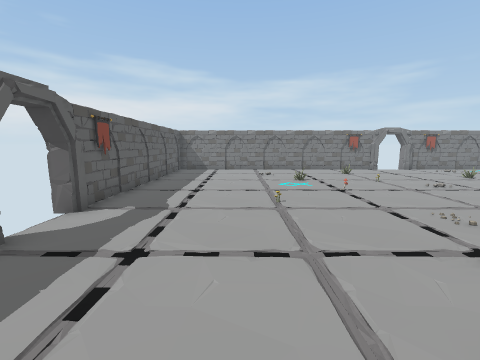
View 1 (above)

16 first-person views from a walk through a scene from a Unity 3-D project. The camera is 1.5 m above the floor, tilts 8° down and sees 90° across. The floor is counted in squares, 1 m on a side. Each view is taken from the middle of a square. On the plan, view 1 faces up. The plan holds only what a view shows up to about 13 squares ahead; the rest is blank. The player character is not drawn. Some animated figures are left out.

View 2
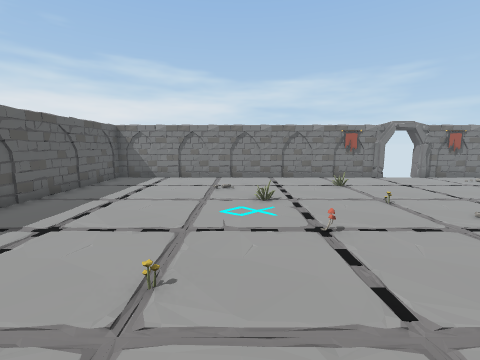

View 3
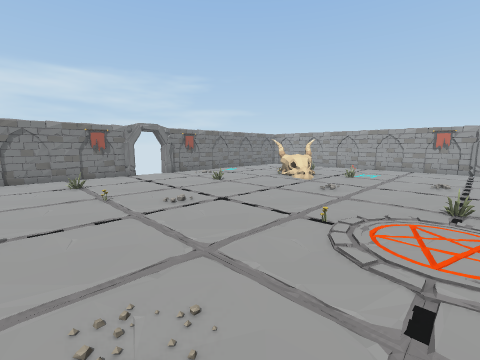

View 4
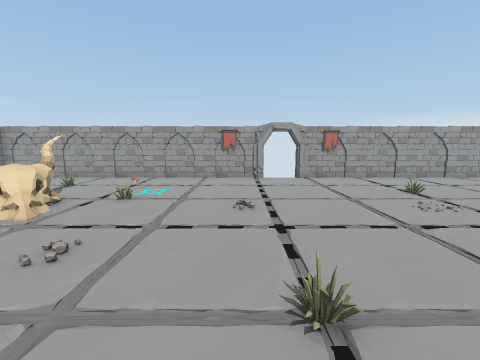

View 5
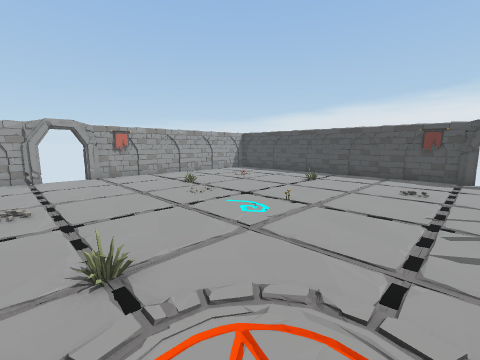

View 6
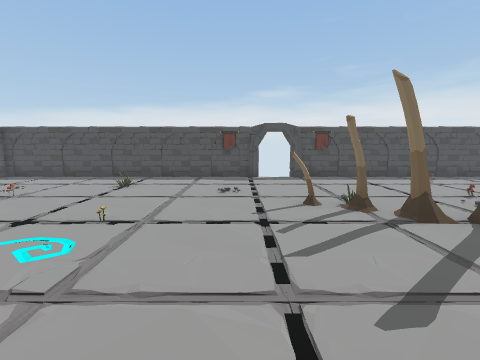

View 7
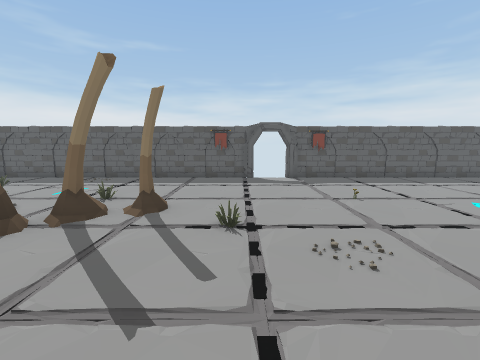

View 8
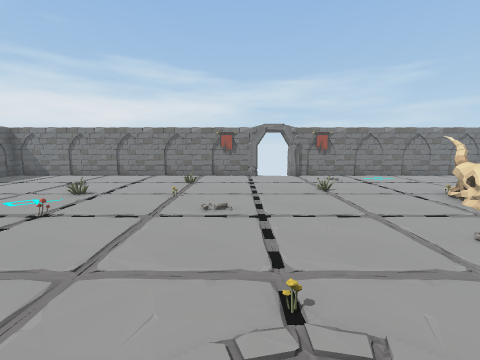

View 9
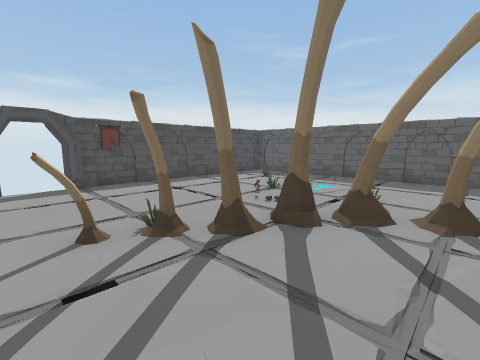

View 10
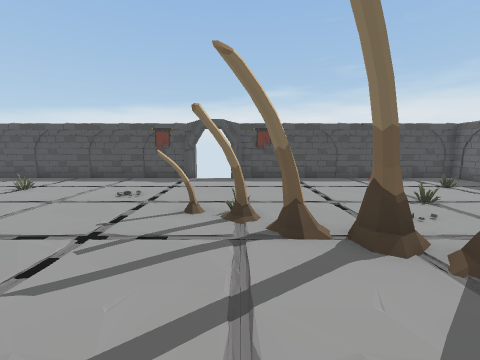

View 11
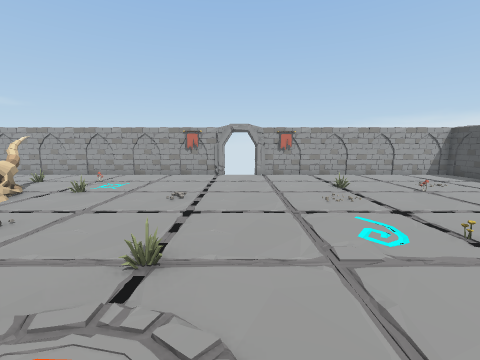

View 12
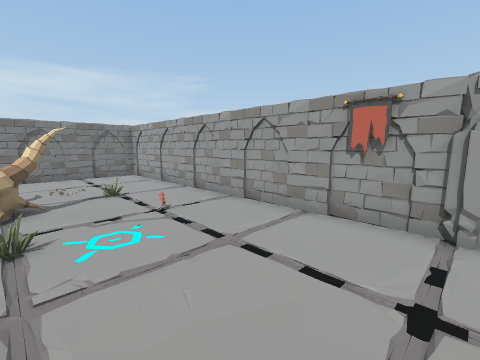

View 13
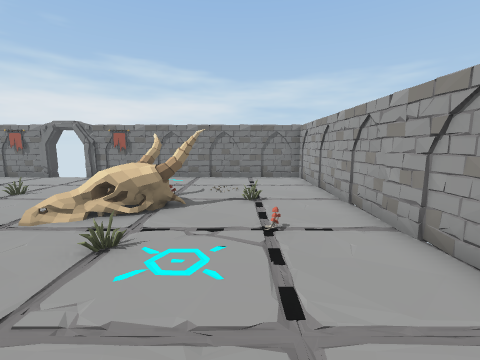

View 14
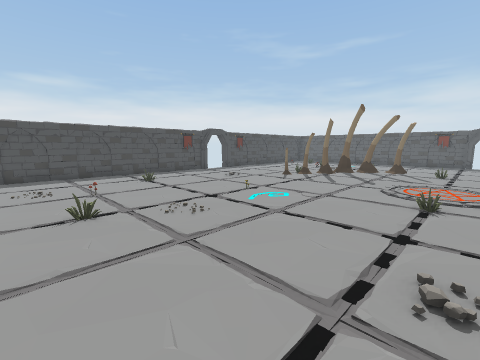

View 15
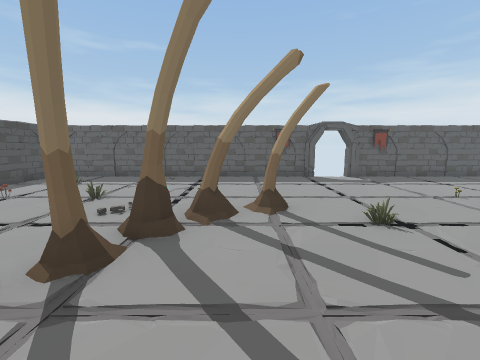

View 16
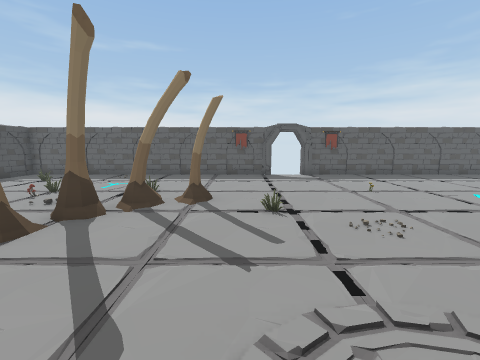

### Floor plan
Key: @ floor where view 1 was taken; # wall or solid block; x gap in a wall; . floor; F flower; O other object.
Columns run from 4 left of view 1 to 21 right of it. Each row starts with its distance up from view 1.
 16 #############x ###########
 15 #........................#
 14 #........................#
 13 #.........O..............#
 12 #........................#
 11 #......O.......O...OO.O..#
 10 #.........O........OOO...#
  9 #..................OO....#
  8 #.......O...........O..O.#
  7 #...................O....#
  6 #....F...................#
  5  ............F...........#
  4  ........................#
  3 #......O.......O.........#
  2 #........................
  1 #.....OO.................#
  0 #...@..O.................#
 -1 #....O.OO................#
 -2 #.......OOO.....O....O...#
 -3 #.........OOO............#
 -4 #....OO.............O....#
 -5 #........................#
 -6 #.................O......#
 -7 #.O..O...................#
 -8 #........................#
 -9 ########### ##############
-10           #

Where each view was taken, in squares from view 1:
view 1: 0 up, 0 right, facing up
view 2: 4 up, 2 right, facing up
view 3: 3 up, 4 right, facing up-right
view 4: 4 up, 9 right, facing right
view 5: 4 up, 8 right, facing down-right
view 6: 3 up, 9 right, facing down
view 7: 3 up, 8 right, facing left
view 8: 3 up, 8 right, facing up
view 9: 1 up, 8 right, facing down-left
view 10: 2 up, 6 right, facing down
view 11: 2 up, 8 right, facing right
view 12: 3 up, 16 right, facing up-right
view 13: 4 up, 18 right, facing up
view 14: 4 up, 18 right, facing down-left
view 15: 0 up, 8 right, facing left
view 16: 2 up, 9 right, facing left
